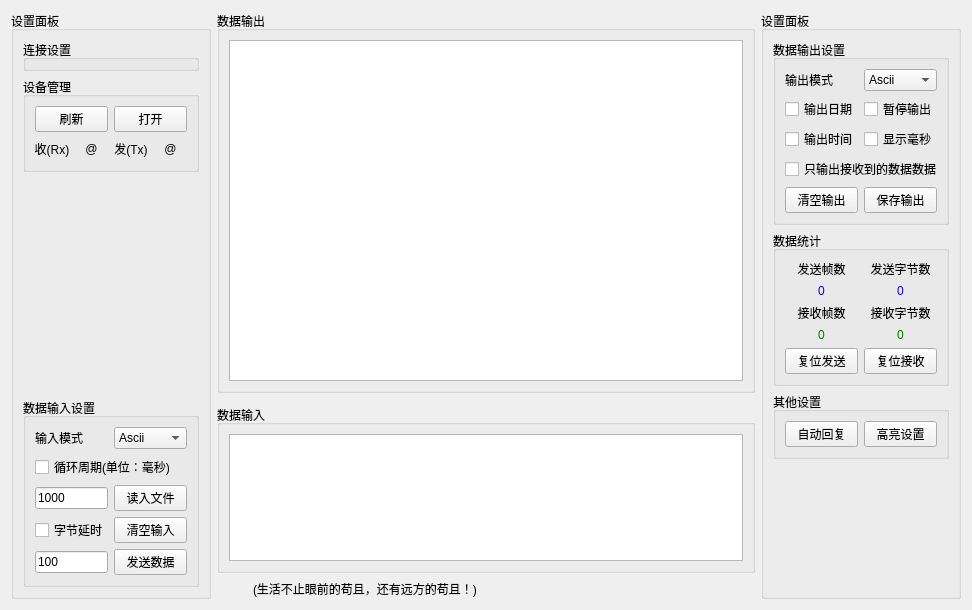
<?xml version="1.0" encoding="UTF-8"?>
<ui version="4.0">
 <class>SAKIODeviceWidget</class>
 <widget class="QWidget" name="SAKIODeviceWidget">
  <property name="geometry">
   <rect>
    <x>0</x>
    <y>0</y>
    <width>972</width>
    <height>610</height>
   </rect>
  </property>
  <property name="windowTitle">
   <string>Form</string>
  </property>
  <layout class="QGridLayout" name="gridLayout">
   <item row="0" column="1" colspan="2">
    <widget class="QGroupBox" name="groupBox">
     <property name="title">
      <string>数据输出</string>
     </property>
     <layout class="QGridLayout" name="gridLayout_6">
      <item row="0" column="0">
       <widget class="QTextBrowser" name="textBrowserOutputData"/>
      </item>
     </layout>
    </widget>
   </item>
   <item row="2" column="1" colspan="2">
    <widget class="QGroupBox" name="groupBox_3">
     <property name="maximumSize">
      <size>
       <width>16777215</width>
       <height>168</height>
      </size>
     </property>
     <property name="title">
      <string>数据输入</string>
     </property>
     <layout class="QGridLayout" name="gridLayout_4">
      <item row="0" column="0">
       <widget class="QTextEdit" name="textEditInputData"/>
      </item>
     </layout>
    </widget>
   </item>
   <item row="0" column="0" rowspan="4">
    <widget class="QGroupBox" name="groupBox_2">
     <property name="sizePolicy">
      <sizepolicy hsizetype="Expanding" vsizetype="Preferred">
       <horstretch>0</horstretch>
       <verstretch>0</verstretch>
      </sizepolicy>
     </property>
     <property name="minimumSize">
      <size>
       <width>0</width>
       <height>0</height>
      </size>
     </property>
     <property name="maximumSize">
      <size>
       <width>200</width>
       <height>16777215</height>
      </size>
     </property>
     <property name="styleSheet">
      <string notr="true">QFrame {
	border: 0;
}</string>
     </property>
     <property name="title">
      <string>设置面板</string>
     </property>
     <layout class="QVBoxLayout" name="verticalLayout">
      <item>
       <widget class="QGroupBox" name="groupBoxCustom">
        <property name="minimumSize">
         <size>
          <width>0</width>
          <height>0</height>
         </size>
        </property>
        <property name="maximumSize">
         <size>
          <width>16777215</width>
          <height>16777215</height>
         </size>
        </property>
        <property name="title">
         <string>连接设置</string>
        </property>
       </widget>
      </item>
      <item>
       <widget class="QGroupBox" name="groupBox_4">
        <property name="title">
         <string>设备管理</string>
        </property>
        <layout class="QGridLayout" name="gridLayout_7">
         <item row="1" column="1">
          <widget class="QLabel" name="labelRX">
           <property name="minimumSize">
            <size>
             <width>22</width>
             <height>22</height>
            </size>
           </property>
           <property name="font">
            <font>
             <pointsize>9</pointsize>
            </font>
           </property>
           <property name="text">
            <string>@</string>
           </property>
           <property name="alignment">
            <set>Qt::AlignCenter</set>
           </property>
          </widget>
         </item>
         <item row="1" column="2">
          <widget class="QLabel" name="label_5">
           <property name="text">
            <string>发(Tx)</string>
           </property>
           <property name="alignment">
            <set>Qt::AlignCenter</set>
           </property>
          </widget>
         </item>
         <item row="1" column="3">
          <widget class="QLabel" name="labelTX">
           <property name="minimumSize">
            <size>
             <width>22</width>
             <height>22</height>
            </size>
           </property>
           <property name="text">
            <string>@</string>
           </property>
           <property name="alignment">
            <set>Qt::AlignCenter</set>
           </property>
          </widget>
         </item>
         <item row="1" column="0">
          <widget class="QLabel" name="label">
           <property name="text">
            <string>收(Rx)</string>
           </property>
           <property name="alignment">
            <set>Qt::AlignCenter</set>
           </property>
          </widget>
         </item>
         <item row="0" column="0" colspan="2">
          <widget class="QPushButton" name="pushButtonRefresh">
           <property name="text">
            <string>刷新</string>
           </property>
          </widget>
         </item>
         <item row="0" column="2" colspan="2">
          <widget class="QPushButton" name="pushButtonOpen">
           <property name="text">
            <string>打开</string>
           </property>
          </widget>
         </item>
        </layout>
       </widget>
      </item>
      <item>
       <spacer name="verticalSpacer">
        <property name="orientation">
         <enum>Qt::Vertical</enum>
        </property>
        <property name="sizeHint" stdset="0">
         <size>
          <width>5</width>
          <height>5</height>
         </size>
        </property>
       </spacer>
      </item>
      <item>
       <widget class="QGroupBox" name="groupBox_5">
        <property name="title">
         <string>数据输入设置</string>
        </property>
        <layout class="QGridLayout" name="gridLayout_3">
         <item row="0" column="0">
          <widget class="QLabel" name="label_4">
           <property name="text">
            <string>输入模式</string>
           </property>
          </widget>
         </item>
         <item row="0" column="1">
          <widget class="QComboBox" name="comboBoxInputMode">
           <property name="currentIndex">
            <number>4</number>
           </property>
           <item>
            <property name="text">
             <string>Bin</string>
            </property>
           </item>
           <item>
            <property name="text">
             <string>Oct</string>
            </property>
           </item>
           <item>
            <property name="text">
             <string>Dec</string>
            </property>
           </item>
           <item>
            <property name="text">
             <string>Hex</string>
            </property>
           </item>
           <item>
            <property name="text">
             <string>Ascii</string>
            </property>
           </item>
           <item>
            <property name="text">
             <string>Utf8</string>
            </property>
           </item>
          </widget>
         </item>
         <item row="3" column="1">
          <widget class="QPushButton" name="pushButtonClearInput">
           <property name="text">
            <string>清空输入</string>
           </property>
          </widget>
         </item>
         <item row="4" column="1">
          <widget class="QPushButton" name="pushButtonSendData">
           <property name="text">
            <string>发送数据</string>
           </property>
          </widget>
         </item>
         <item row="1" column="0" colspan="2">
          <widget class="QCheckBox" name="checkBoxCycle">
           <property name="text">
            <string>循环周期(单位：毫秒)</string>
           </property>
          </widget>
         </item>
         <item row="2" column="0">
          <widget class="QLineEdit" name="lineEditCycleTime">
           <property name="sizePolicy">
            <sizepolicy hsizetype="Ignored" vsizetype="Fixed">
             <horstretch>0</horstretch>
             <verstretch>0</verstretch>
            </sizepolicy>
           </property>
           <property name="text">
            <string>1000</string>
           </property>
          </widget>
         </item>
         <item row="2" column="1">
          <widget class="QPushButton" name="pushButtonReadInFile">
           <property name="text">
            <string>读入文件</string>
           </property>
          </widget>
         </item>
         <item row="3" column="0">
          <widget class="QCheckBox" name="checkBoxBytesDelay">
           <property name="text">
            <string>字节延时</string>
           </property>
          </widget>
         </item>
         <item row="4" column="0">
          <widget class="QLineEdit" name="lineEditBytesDelayTime">
           <property name="text">
            <string>100</string>
           </property>
           <property name="placeholderText">
            <string>单位：毫秒</string>
           </property>
          </widget>
         </item>
        </layout>
       </widget>
      </item>
     </layout>
    </widget>
   </item>
   <item row="0" column="3" rowspan="4">
    <widget class="QGroupBox" name="groupBox_8">
     <property name="maximumSize">
      <size>
       <width>200</width>
       <height>16777215</height>
      </size>
     </property>
     <property name="title">
      <string>设置面板</string>
     </property>
     <layout class="QVBoxLayout" name="verticalLayout_2">
      <item>
       <widget class="QGroupBox" name="groupBox_6">
        <property name="sizePolicy">
         <sizepolicy hsizetype="Minimum" vsizetype="Preferred">
          <horstretch>0</horstretch>
          <verstretch>0</verstretch>
         </sizepolicy>
        </property>
        <property name="title">
         <string>数据输出设置</string>
        </property>
        <layout class="QGridLayout" name="gridLayout_2">
         <item row="2" column="1">
          <widget class="QCheckBox" name="checkBoxPause">
           <property name="text">
            <string>暂停输出</string>
           </property>
          </widget>
         </item>
         <item row="4" column="0">
          <widget class="QCheckBox" name="checkBoxOutputTime">
           <property name="text">
            <string>输出时间</string>
           </property>
          </widget>
         </item>
         <item row="0" column="1">
          <widget class="QComboBox" name="comboBoxOutputMode">
           <property name="currentIndex">
            <number>4</number>
           </property>
           <item>
            <property name="text">
             <string>Bin</string>
            </property>
           </item>
           <item>
            <property name="text">
             <string>Oct</string>
            </property>
           </item>
           <item>
            <property name="text">
             <string>Dec</string>
            </property>
           </item>
           <item>
            <property name="text">
             <string>Hex</string>
            </property>
           </item>
           <item>
            <property name="text">
             <string>Ascii</string>
            </property>
           </item>
           <item>
            <property name="text">
             <string>Utf8</string>
            </property>
           </item>
          </widget>
         </item>
         <item row="4" column="1">
          <widget class="QCheckBox" name="checkBoxOutputMS">
           <property name="text">
            <string>显示毫秒</string>
           </property>
           <property name="checkable">
            <bool>true</bool>
           </property>
           <property name="checked">
            <bool>false</bool>
           </property>
          </widget>
         </item>
         <item row="8" column="0" colspan="2">
          <widget class="QCheckBox" name="checkBoxOutputReceiveDataOnly">
           <property name="text">
            <string>只输出接收到的数据数据</string>
           </property>
          </widget>
         </item>
         <item row="0" column="0">
          <widget class="QLabel" name="label_6">
           <property name="text">
            <string>输出模式</string>
           </property>
          </widget>
         </item>
         <item row="2" column="0">
          <widget class="QCheckBox" name="checkBoxOutputDate">
           <property name="text">
            <string>输出日期</string>
           </property>
          </widget>
         </item>
         <item row="9" column="0">
          <widget class="QPushButton" name="pushButtonClearOutput">
           <property name="text">
            <string>清空输出</string>
           </property>
          </widget>
         </item>
         <item row="9" column="1">
          <widget class="QPushButton" name="pushButtonSaveOutput">
           <property name="text">
            <string>保存输出</string>
           </property>
          </widget>
         </item>
        </layout>
       </widget>
      </item>
      <item>
       <widget class="QGroupBox" name="groupBox_7">
        <property name="sizePolicy">
         <sizepolicy hsizetype="Minimum" vsizetype="Preferred">
          <horstretch>0</horstretch>
          <verstretch>0</verstretch>
         </sizepolicy>
        </property>
        <property name="title">
         <string>数据统计</string>
        </property>
        <layout class="QGridLayout" name="gridLayout_5">
         <item row="0" column="0">
          <widget class="QLabel" name="label_2">
           <property name="text">
            <string>发送帧数</string>
           </property>
           <property name="alignment">
            <set>Qt::AlignCenter</set>
           </property>
          </widget>
         </item>
         <item row="2" column="0">
          <widget class="QLabel" name="label_1">
           <property name="text">
            <string>接收帧数</string>
           </property>
           <property name="alignment">
            <set>Qt::AlignCenter</set>
           </property>
          </widget>
         </item>
         <item row="4" column="0">
          <widget class="QPushButton" name="pushButtonResetSendDataCount">
           <property name="text">
            <string>复位发送</string>
           </property>
          </widget>
         </item>
         <item row="1" column="0">
          <widget class="QLabel" name="labelSendFrames">
           <property name="styleSheet">
            <string notr="true">QLabel#labelSendFrames{
    color:blue
}</string>
           </property>
           <property name="text">
            <string>0</string>
           </property>
           <property name="alignment">
            <set>Qt::AlignCenter</set>
           </property>
          </widget>
         </item>
         <item row="3" column="0">
          <widget class="QLabel" name="labelReceiveFrames">
           <property name="styleSheet">
            <string notr="true">QLabel#labelReceiveFrames{
    color:green
}</string>
           </property>
           <property name="text">
            <string>0</string>
           </property>
           <property name="alignment">
            <set>Qt::AlignCenter</set>
           </property>
          </widget>
         </item>
         <item row="3" column="1">
          <widget class="QLabel" name="labelReceiveBytes">
           <property name="styleSheet">
            <string notr="true">QLabel#labelReceiveBytes{
    color:green
}</string>
           </property>
           <property name="text">
            <string>0</string>
           </property>
           <property name="alignment">
            <set>Qt::AlignCenter</set>
           </property>
          </widget>
         </item>
         <item row="2" column="1">
          <widget class="QLabel" name="label_7">
           <property name="text">
            <string>接收字节数</string>
           </property>
           <property name="alignment">
            <set>Qt::AlignCenter</set>
           </property>
          </widget>
         </item>
         <item row="1" column="1">
          <widget class="QLabel" name="labelSendBytes">
           <property name="styleSheet">
            <string notr="true">QLabel#labelSendBytes{
    color:blue
}</string>
           </property>
           <property name="text">
            <string>0</string>
           </property>
           <property name="alignment">
            <set>Qt::AlignCenter</set>
           </property>
          </widget>
         </item>
         <item row="0" column="1">
          <widget class="QLabel" name="label_3">
           <property name="text">
            <string>发送字节数</string>
           </property>
           <property name="alignment">
            <set>Qt::AlignCenter</set>
           </property>
          </widget>
         </item>
         <item row="4" column="1">
          <widget class="QPushButton" name="pushButtonResetReceiveDataCount">
           <property name="text">
            <string>复位接收</string>
           </property>
          </widget>
         </item>
        </layout>
       </widget>
      </item>
      <item>
       <widget class="QGroupBox" name="groupBox_9">
        <property name="title">
         <string>其他设置</string>
        </property>
        <layout class="QGridLayout" name="gridLayout_8">
         <item row="0" column="0">
          <widget class="QPushButton" name="pushButtonAutoRespone">
           <property name="text">
            <string>自动回复</string>
           </property>
          </widget>
         </item>
         <item row="0" column="1">
          <widget class="QPushButton" name="pushButtonHighlighting">
           <property name="text">
            <string>高亮设置</string>
           </property>
          </widget>
         </item>
        </layout>
       </widget>
      </item>
      <item>
       <spacer name="verticalSpacer_2">
        <property name="orientation">
         <enum>Qt::Vertical</enum>
        </property>
        <property name="sizeHint" stdset="0">
         <size>
          <width>20</width>
          <height>40</height>
         </size>
        </property>
       </spacer>
      </item>
     </layout>
    </widget>
   </item>
   <item row="3" column="1" colspan="2">
    <widget class="QFrame" name="frame">
     <property name="minimumSize">
      <size>
       <width>0</width>
       <height>20</height>
      </size>
     </property>
     <property name="styleSheet">
      <string notr="true">QFrame {
	border: 0
}</string>
     </property>
     <property name="frameShape">
      <enum>QFrame::StyledPanel</enum>
     </property>
     <property name="frameShadow">
      <enum>QFrame::Raised</enum>
     </property>
     <layout class="QHBoxLayout" name="horizontalLayout">
      <property name="leftMargin">
       <number>0</number>
      </property>
      <property name="topMargin">
       <number>0</number>
      </property>
      <property name="rightMargin">
       <number>0</number>
      </property>
      <property name="bottomMargin">
       <number>0</number>
      </property>
      <item>
       <spacer name="horizontalSpacer">
        <property name="orientation">
         <enum>Qt::Horizontal</enum>
        </property>
        <property name="sizeType">
         <enum>QSizePolicy::Fixed</enum>
        </property>
        <property name="sizeHint" stdset="0">
         <size>
          <width>10</width>
          <height>20</height>
         </size>
        </property>
       </spacer>
      </item>
      <item>
       <widget class="QLabel" name="labelInfoIcon">
        <property name="maximumSize">
         <size>
          <width>20</width>
          <height>20</height>
         </size>
        </property>
        <property name="text">
         <string/>
        </property>
       </widget>
      </item>
      <item>
       <widget class="QLabel" name="labelOutput">
        <property name="text">
         <string>(生活不止眼前的苟且，还有远方的苟且！)</string>
        </property>
       </widget>
      </item>
      <item>
       <widget class="QLabel" name="labelTips">
        <property name="text">
         <string/>
        </property>
       </widget>
      </item>
     </layout>
    </widget>
   </item>
  </layout>
 </widget>
 <resources/>
 <connections>
  <connection>
   <sender>pushButtonClearOutput</sender>
   <signal>clicked()</signal>
   <receiver>textBrowserOutputData</receiver>
   <slot>clear()</slot>
   <hints>
    <hint type="sourcelabel">
     <x>212</x>
     <y>463</y>
    </hint>
    <hint type="destinationlabel">
     <x>332</x>
     <y>369</y>
    </hint>
   </hints>
  </connection>
  <connection>
   <sender>pushButtonClearInput</sender>
   <signal>clicked()</signal>
   <receiver>textEditInputData</receiver>
   <slot>clear()</slot>
   <hints>
    <hint type="sourcelabel">
     <x>212</x>
     <y>631</y>
    </hint>
    <hint type="destinationlabel">
     <x>318</x>
     <y>545</y>
    </hint>
   </hints>
  </connection>
 </connections>
</ui>
